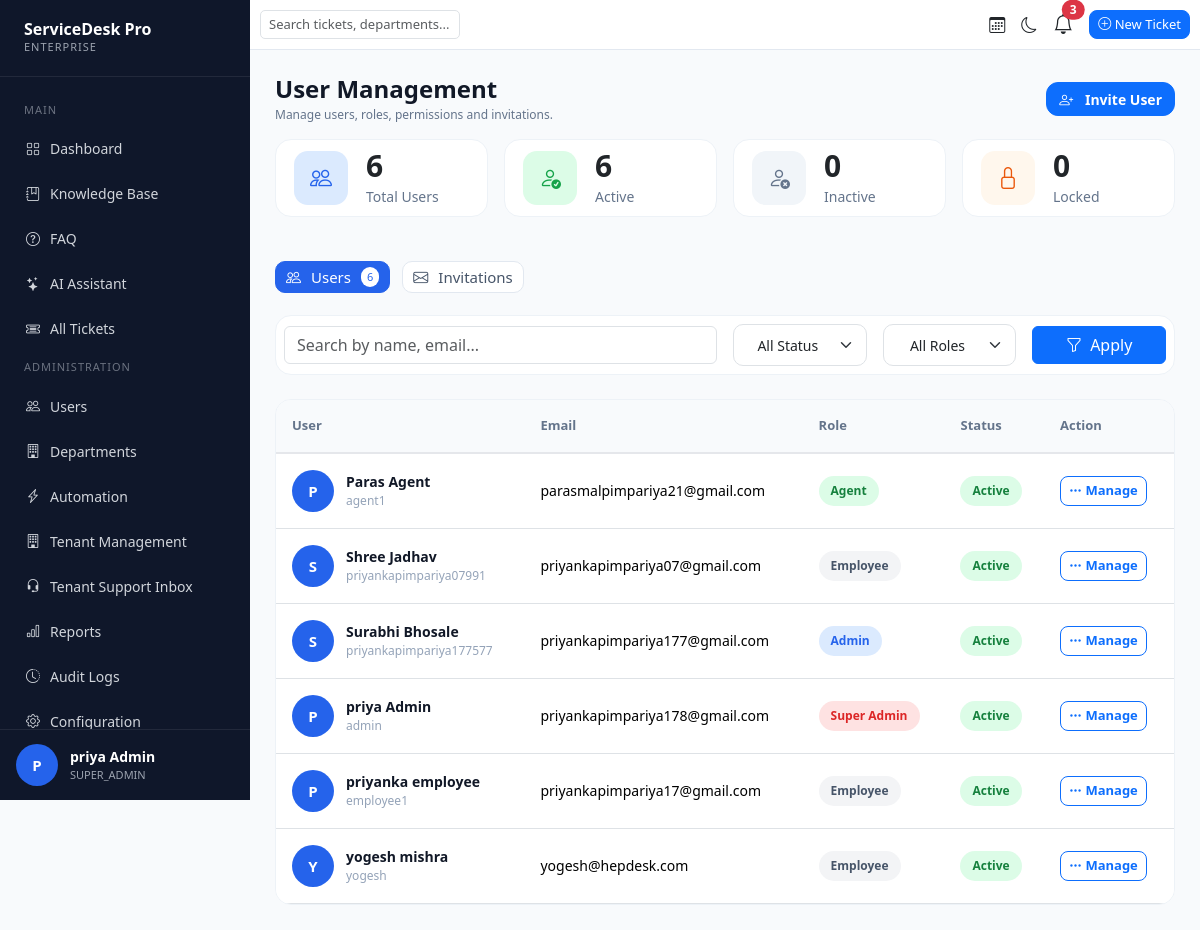
Page /users/ (signed in) on the committed database.
### accounts/models.py (models this page shows, shortened)
class User(AbstractUser):
    ROLE_CHOICES = (
        ('SUPER_ADMIN', 'Super Admin'),
        ('ADMIN', 'Admin'),
        ('AGENT', 'Agent'),
        ('EMPLOYEE', 'Employee'),
    )
    email = models.EmailField(unique=True)
    role = models.CharField(
        max_length=20,
        choices=ROLE_CHOICES,
        default='EMPLOYEE'
    )
    phone = models.CharField(
        max_length=15,
        blank=True,
        null=True
    )
    profile_image = models.ImageField(
        upload_to='profile_images/',
        blank=True,
        null=True
    )
    department = models.ForeignKey(
        'departments.Department',
        on_delete=models.SET_NULL,
        blank=True,
        null=True
    )
    tenant = models.ForeignKey(
        'tenants.Tenant',
        on_delete=models.SET_NULL,
        blank=True,
        null=True,
        related_name='users'
    )
    is_locked = models.BooleanField(
        default=False
    )
    failed_login_attempts = models.PositiveIntegerField(
        default=0
    )
    locked_at = models.DateTimeField(
        null=True,
        blank=True
    )
    USERNAME_FIELD = 'email'
    REQUIRED_FIELDS = ['username']

### accounts/views.py (the view, shortened to what this page needs)
# urls.py: path('users/', users_list, name='users_list' ),
@login_required
def users_list(request):
    users = User.objects.all().order_by("first_name")
    if request.user.role != 'SUPER_ADMIN':
        users = users.filter(tenant=request.user.tenant)
    search = request.GET.get("search")
    role = request.GET.get("role")
    if role:
        users = users.filter(
            role=role
        )
    status = request.GET.get("status")
    if status == "active":
        users = users.filter(
            is_active=True
        )
    elif status == "inactive":
        users = users.filter(
            is_active=False
        )
    total_users = User.objects.count()
    active_users = User.objects.filter(
        is_active=True
    ).count()
    inactive_users = User.objects.filter(
        is_active=False
    ).count()
    locked_users = 0
    context = {
        "users": users,
        "total_users": total_users,
        "active_users": active_users,
        "inactive_users": inactive_users,
        "locked_users": locked_users,
    }
    return render(
        request,
        "users_list.html",
        context
    )

### tickets/context_processors.py (called while the page is built)
def notification_context(request):
    if request.user.is_authenticated:
        notifications = Notification.objects.filter(
            user=request.user
        )[:5]
        unread_count = Notification.objects.filter(
            user=request.user,
            is_read=False
        ).count()
        return {
            "notifications": notifications,
            "unread_notifications": unread_count
        }
    return {}

### templates/users_list.html (shortened to what this page needs)
{% extends 'base.html' %}
{% block content %}
<div class="user-management">
    <div class="page-header">
        <div>
            <h2 class="page-title">
                User Management
            </h2>
            <p class="page-subtitle">
                Manage users, roles, permissions and invitations.
            </p>
        </div>
        <div>
            <a href="{% url 'invite_user' %}" class="btn btn-primary invite-btn">
                <i class="bi bi-person-plus me-2"></i>
                Invite User
            </a>
        </div>
    </div>
    <div class="row g-3 mb-4">
        <div class="col-xl-3 col-md-6">
            <div class="summary-card summary-blue">
                <div class="summary-icon">
                    <i class="bi bi-people"></i>
                </div>
                <div>
                    <h3>
                        {{ users.count }}
                    </h3>
                    <span>Total Users</span>
                </div>
            </div>
        </div>
        <div class="col-xl-3 col-md-6">
            <div class="summary-card summary-green">
                <div class="summary-icon">
                    <i class="bi bi-person-check"></i>
                </div>
                <div>
                    <h3>
                        {{ active_users }}
                    </h3>
                    <span>Active</span>
                </div>
            </div>
        </div>
        <div class="col-xl-3 col-md-6">
            <div class="summary-card summary-gray">
                <div class="summary-icon">
                    <i class="bi bi-person-x"></i>
                </div>
                <div>
                    <h3>
                        {{ inactive_users }}
                    </h3>
                    <span>Inactive</span>
                </div>
            </div>
        </div>
        <div class="col-xl-3 col-md-6">
            <div class="summary-card summary-orange">
                <div class="summary-icon">
                    <i class="bi bi-lock"></i>
                </div>
                <div>
                    <h3>
                        {{ locked_users }}
                    </h3>
                    <span>Locked</span>
                </div>
            </div>
        </div>
    </div>
    <div class="tabs-wrapper">
        <a href="{% url 'users_list' %}" class="tab active">
            <i class="bi bi-people"></i>
            Users
            <span>
                {{ users.count }}
            </span>
        </a>
        <a href="{% url 'invitation_list' %}" class="tab">
            <i class="bi bi-envelope"></i>
            Invitations
        </a>
    </div>
    <div class="filter-card">
        <form method="get">
            <div class="row g-3 align-items-center">
                <div class="col-lg-6">
                    <div class="filter-search-box">
                        <input type="text" class="form-control" name="search"
                            placeholder="Search by name, email..." value="{{ request.GET.search }}">
                    </div>
                </div>
                <div class="col-lg-2">
                    <select class="form-select" name="status">
                        <option value="">All Status</option>
                    </select>
                </div>
                <div class="col-lg-2">
                    <select class="form-select" name="role">
                        <option value="">All Roles</option>
                    </select>
                </div>
                <div class="col-lg-2">
                    <button class="btn btn-primary w-100">
                        <i class="bi bi-funnel me-1"></i>
                        Apply
                    </button>
                </div>
            </div>
        </form>
    </div>
    <div class="table-card">
        <div class="table-responsive">
            <table class="table align-middle">
                <thead>
                    <tr>
                        <th>User</th>
                        <th>Email</th>
                        <th>Role</th>
                        <th>Status</th>
                        <th width="130">
                            Action
                        </th>
                    </tr>
                </thead>
                <tbody>
                {% for user in users %}
                    <tr>
                        <td>
                            <div class="user-info">
                                <div class="avatar">
                                    {% if user.first_name %}
                                        {{ user.first_name|slice:":1"|upper }}
                                    {% else %}
                                        {{ user.email|slice:":1"|upper }}
                                    {% endif %}
                                </div>
                                <div>
                                    <div class="user-name">
                                        {% if user.first_name %}
                                            {{ user.first_name }}
                                            {{ user.last_name }}
                                        {% else %}
                                            -
                                        {% endif %}
                                    </div>
                                    <div class="user-id">
                                        {{ user.username }}
                                    </div>
                                </div>
                            </div>
                        </td>
                        <td>
                            {{ user.email }}
                        </td>
                        <td>
                            <span class="role role-{{ user.role|lower }}">
                                {{ user.get_role_display }}
                            </span>
                        </td>
                        <td>
                            {% if user.is_active %}
                                <span class="status active">
                                    Active
                                </span>
                            {% else %}
                                <span class="status inactive">
                                    Inactive
                                </span>
                            {% endif %}
                        </td>
                        <td>
                            <a
                               href="{% url 'edit_user' user.id %}"
                               class="btn btn-sm btn-outline-primary">
                                <i class="bi bi-three-dots"></i>
                                Manage
                            </a>
                        </td>
                    </tr>
                {% endfor %}
                </tbody>
            </table>
        </div>
    </div>
</div>
{% endblock %}

### templates/base.html (shortened to what this page needs)
<!DOCTYPE html>
<html lang="en">
<head>
    <link href="https://cdn.jsdelivr.net/npm/bootstrap@5.3.3/dist/css/bootstrap.min.css" rel="stylesheet">
    <link rel="stylesheet" href="https://cdn.jsdelivr.net/npm/bootstrap-icons@1.11.3/font/bootstrap-icons.min.css">
</head>
<body>
<div class="sidebar">
    <div class="logo">
        <h3>ServiceDesk Pro</h3>
        <p>ENTERPRISE</p>
    </div>
    <div class="menu">
        <div class="menu-title">Main</div>
        <a href="{% url 'dashboard' %}">
            <i class="bi bi-grid"></i> Dashboard
        </a>
        <a href="{% url 'knowledge_base_list' %}">
            <i class="bi bi-journal-bookmark"></i> Knowledge Base
        </a>
        <a href="{% url 'faq_list' %}">
            <i class="bi bi-question-circle"></i> FAQ
        </a>
        <a href="{% url 'ai_assistant' %}">
            <i class="bi bi-stars"></i> AI Assistant
        </a>
        {% if request.user.role == 'ADMIN' or request.user.role == 'SUPER_ADMIN' %}
        <a href="{% url 'all_tickets' %}">
            <i class="bi bi-ticket-detailed"></i> All Tickets
        </a>
        <div class="menu-title">Administration</div>
        <a href="{% url 'users_list' %}">
            <i class="bi bi-people"></i> Users
        </a>
        <a href="{% url 'department_list' %}">
            <i class="bi bi-building"></i> Departments
        </a>
        <a href="{% url 'automation_list' %}">
            <i class="bi bi-lightning-charge"></i> Automation
        </a>
        {% if request.user.role == 'SUPER_ADMIN' %}
        <a href="{% url 'tenant_list' %}">
            <i class="bi bi-building"></i> Tenant Management
        </a>
        <a href="{% url 'support_inbox' %}">
            <i class="bi bi-headset"></i> Tenant Support Inbox
        </a>
        {% endif %}
        <a href="{% url 'reports' %}">
            <i class="bi bi-bar-chart"></i> Reports
        </a>
        <a href="{% url 'audit_logs' %}">
            <i class="bi bi-clock-history"></i> Audit Logs
        </a>
        <a href="{% url 'config_home' %}">
            <i class="bi bi-gear"></i> Configuration
        </a>
        {% endif %}
    </div>
   <div class="sidebar-footer">
        <div class="avatar">
            {{ request.user.first_name|first|default:"U"|upper }}
        </div>
        <div class="user-box">
            <strong>
                {{ request.user.first_name }} {{ request.user.last_name }}
            </strong>
            <span>
                {{ request.user.role }}
            </span>
        </div>
    </div>
</div>
<div class="content">
    <div class="navbar-custom">
        <div class="d-flex justify-content-between align-items-center h-100 w-100">
            <div class="search-box">
                <input type="text" id="openSearch" class="form-control"
                       placeholder="Search tickets, departments..." readonly>
            </div>
            <div class="d-flex align-items-center">
                <i class="bi bi-calendar3 me-3"></i>
                <i id="themeToggle"
                   class="bi bi-moon me-3"
                   style="cursor:pointer;"></i>
                <div class="dropdown me-3">
                    <button class="btn p-0 border-0 bg-transparent position-relative" type="button"
                        data-bs-toggle="dropdown" aria-expanded="false">
                        <i class="bi bi-bell fs-5"></i>
                        {% if unread_notifications > 0 %}
                        <span class="position-absolute top-0 start-100 translate-middle badge rounded-pill bg-danger">
                            {{ unread_notifications }}
                        </span>
                        {% endif %}
                    </button>
                </div>
                <a href="{% url 'create_ticket' %}"
                   class="btn btn-primary new-ticket-btn">
                    <i class="bi bi-plus-circle"></i> New Ticket
                </a>
            </div>
        </div>
    </div>
    <div class="page-content">
        {% block content %}
        {% endblock %}
    </div>
</div>

### templates/base.html (style rules this page uses)
body { margin:0; background:#f8fafc; font-family:Segoe UI,sans-serif; }
.sidebar { width:250px; height:100vh; position:fixed; left:0; top:0; background:#0f172a; color:white; display:flex; flex-direction:column; overflow:hidden; }
.logo { padding:20px 24px; border-bottom:1px solid rgba(255,255,255,.08); }
.logo h3 { margin:0; font-size:16px; font-weight:700; color:white; }
.logo p { margin:0; font-size:11px; color:#9ca3af; letter-spacing:1px; }
.menu { padding:15px 12px; flex:1 1 auto; overflow-y:auto; overflow-x:hidden; }
.menu-title { font-size:11px; color:#6b7280; text-transform:uppercase; letter-spacing:1px; margin:10px 12px; }
.menu a { display:flex; align-items:center; gap:10px; padding:10px 14px; margin-bottom:4px; font-size:14px; font-weight:500; color:#d1d5db; text-decoration:none; border-radius:10px; transition:.2s; }
.user-box { display:flex; flex-direction:column; gap:0; }
.user-box strong { color:#ffffff; font-size:14px; font-weight:600; }
.user-box span { color:#9ca3af; font-size:11px; text-transform:uppercase; }
.sidebar-footer { flex-shrink:0; padding:14px 16px; border-top:1px solid rgba(255,255,255,.08); display:flex; align-items:center; gap:12px; }
.avatar { width:38px; height:38px; border-radius:50%; background:#2563eb; color:white; display:flex; align-items:center; justify-content:center; font-size:15px; font-weight:600; }
.content { margin-left:250px; }
.navbar-custom { background:white; height:50px; border-bottom:1px solid #e2e8f0; padding:0 10px; }
.page-content { padding:25px; }
.search-box { width:200px; min-width:200px; flex-shrink:0; }
.search-box input { width:100%; border-radius:5px; font-size:13px; padding:4px 8px; }
.new-ticket-btn { border-radius:08px; font-size: 13px; padding: 4px 08px; }

### rows in the picture
User: user.first_name|first "P", user.first_name "priya Admin", user.role "SUPER_ADMIN", first_name "P", first_name "priya Admin", username "admin", email "priyankapimpariya178@gmail.com", role "Super Admin", is_active "Active"
User: first_name "P", first_name "Paras Agent", username "agent1", email "parasmalpimpariya21@gmail.com", role "Agent", is_active "Active"
User: first_name "S", first_name "Shree", last_name "Jadhav", username "priyankapimpariya07991", email "priyankapimpariya07@gmail.com", role "Employee", is_active "Active"
User: first_name "S", first_name "Surabhi", last_name "Bhosale", username "priyankapimpariya177577", email "priyankapimpariya177@gmail.com", role "Admin", is_active "Active"
User: first_name "P", first_name "priyanka employee", username "employee1", email "priyankapimpariya17@gmail.com", role "Employee", is_active "Active"
User: first_name "Y", first_name "yogesh", last_name "mishra", username "yogesh", email "yogesh@hepdesk.com", role "Employee", is_active "Active"

### other values in the picture
{{ unread_notifications }} "3"
{{ users.count }} "6"
{{ active_users }} "6"
{{ inactive_users }} "0"
{{ locked_users }} "0"
